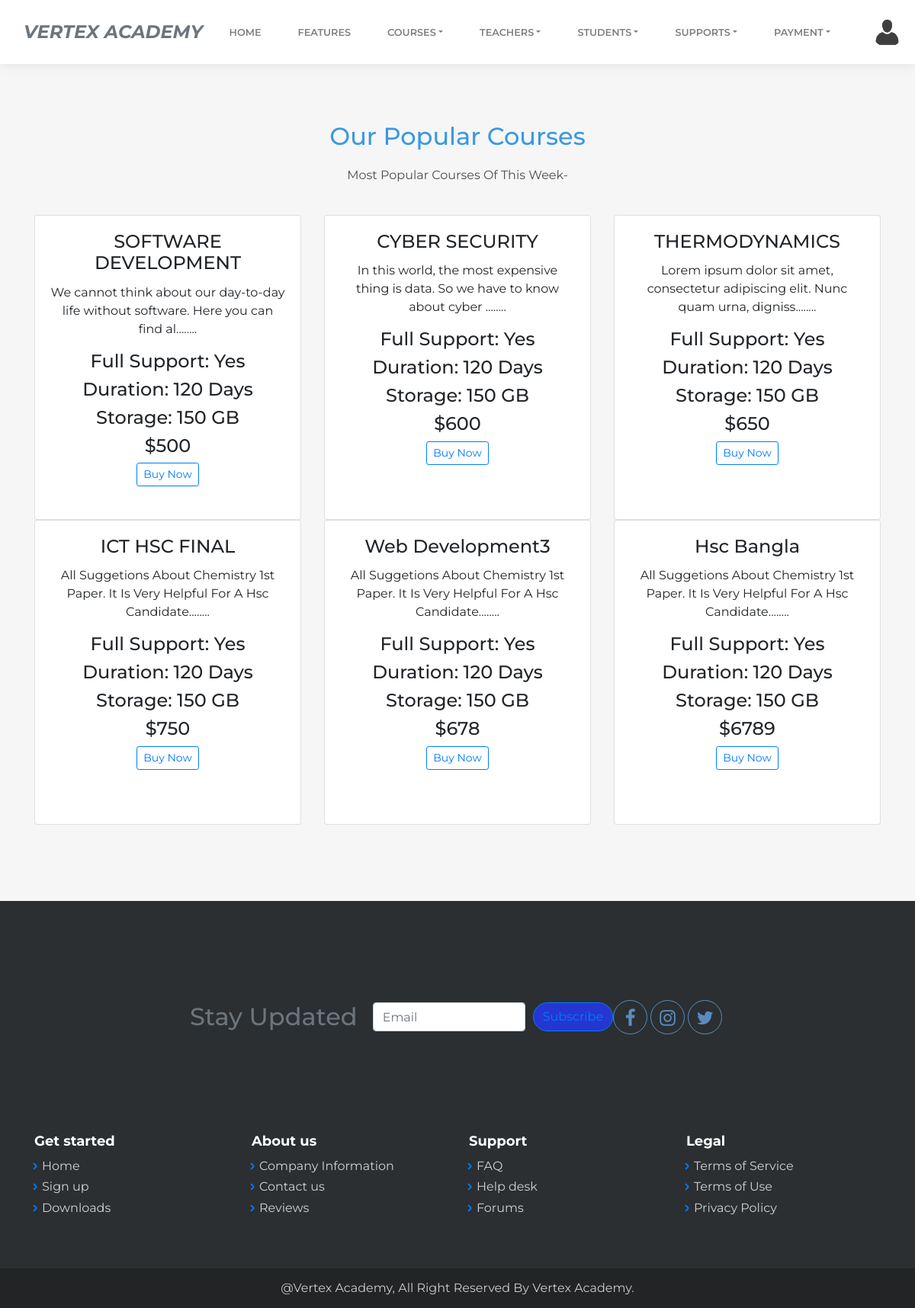
Screenshot of /course-category2.php with the database file from the repository.
### tables this page shows
CREATE TABLE `course_list` (
  `course_id` int(255) NOT NULL,
  `course_image` varchar(255) NOT NULL,
  `course_name` varchar(255) NOT NULL,
  `course_desc` text NOT NULL,
  `course_category` varchar(255) NOT NULL,
  `timeStamp` datetime NOT NULL DEFAULT current_timestamp(),
  `price` varchar(255) NOT NULL
);

### course-category2.php (the view, shortened to what this page needs)
<!DOCTYPE html>
<html>
<head>
    <link rel="stylesheet" href="assets/bootstrap/css/bootstrap.min.css">
    <link rel="stylesheet" href="https://cdnjs.cloudflare.com/ajax/libs/font-awesome/4.7.0/css/font-awesome.min.css">
    <link rel="stylesheet" href="https://cdnjs.cloudflare.com/ajax/libs/simple-line-icons/2.4.1/css/simple-line-icons.min.css">
    <link rel="stylesheet" href="https://cdnjs.cloudflare.com/ajax/libs/baguettebox.js/1.10.0/baguetteBox.min.css">
    <link rel="stylesheet" href="assets/css/styles.min.css">
    <link rel="stylesheet" href="https://cdn.jsdelivr.net/npm/bootstrap-icons@1.9.1/font/bootstrap-icons.css">
    <link rel="stylesheet" href="assets/css/style.css">
</head>
<body>
 <?php include './partials/connect.php';?>
   <nav class="navbar navbar-light navbar-expand-lg fixed-top bg-white clean-navbar">
        <div class="container">
           <a class="navbar-brand text-uppercase text-muted border-danger logo  " href="index.html"><strong><em>Vertex Academy</em></strong></a>
        <div class="collapse navbar-collapse" id="navcol-1">
            <ul class="nav navbar-nav ml-auto  custom_margin">
                <li class="nav-item"><a href="customer.php" class="nav-link">Home</a></li>
                <li class="nav-item"><a href="features.php" class="nav-link">Features</a></li>
                <li class="nav-item dropdown"><a href="" class="nav-link dropdown-toggle" data-toggle="dropdown">Courses</a>
                </li>
                  <li class="nav-item dropdown"><a href="" class="nav-link dropdown-toggle" data-toggle="dropdown">Teachers</a>
                </li>
                   <li class="nav-item dropdown"><a href="" class="nav-link dropdown-toggle" data-toggle="dropdown">Students</a>
                </li>
                 <li class="nav-item dropdown"><a href="" class="nav-link dropdown-toggle" data-toggle="dropdown">Supports</a>
                </li>
                    <li class="nav-item dropdown"><a href="" class="nav-link dropdown-toggle" data-toggle="dropdown">Payment</a>
                </li>
            </ul>
         </div>
        </div>
        <div class="nav-item custom_btn" style="
    display: flex;
    gap: 5px;">
           <img src="assets/img/profile.png" class="user-pic-info" onclick="toggleMenu()" alt="">
        </div>
    </nav>
     <main class="page pricing-table-page">
        <section class="clean-block clean-pricing dark">
            <div class="container">
                <div class="block-heading">
                    <h2 class="text-info">Our Popular Courses</h2>
                    <p class="text-capitalize">Most popular courses of this week-</p>
                </div>
                <div class="row justify-content-center">
                   <?php
                    $sql= "SELECT * FROM `course_list`";
                    $result = mysqli_query($con,$sql);
                    if($result){
                      while($row=mysqli_fetch_assoc($result)){
                           $id = $row['course_id'];
                           $course_name = $row['course_name'];
                           $course_desc = $row['course_desc'];
                          $course_price = $row['price'];
                           echo ' <div class="col-md-6 col-lg-4">
                        <div class="card" style="height:25rem; text-align:center;">
                            <div class="card-body">
                                <h4 class="card-title">'.$course_name.'</h4>
                                <p class="card-text">'.substr($course_desc,0,80).'........</p>
                                <div class="features">
                                <h4><span class="feature">Full Support:&nbsp;</span><span>Yes</span></h4>
                                <h4><span class="feature">Duration:&nbsp;</span><span>120 Days</span></h4>
                                <h4><span class="feature">Storage:&nbsp;</span><span>150 GB</span></h4>
                                <div class="price">
                                <h4>$'.$course_price.'</h4>
                            </div>
                            <a class="btn btn-outline-primary btn-sm" href="shopping-cart2.php?course_id='.$id.'" role="button">Buy Now</a>
                            </div>
                            </div>
                        </div>
                        </div>';
                      }
                    }
                ?>
                </div>
            </div>
        </section>
    </main>
    <?php include './footer.php';?>
</body>
</html>

### assets/css/style.css (style rules this page uses)
.custom_btn { display: flex; }
.user-pic-info { width: 40px; border-radius: 50%; cursor: pointer; }

### rows the page displays
course_list: course_name "SOFTWARE DEVELOPMENT", course_desc "We cannot think about our day-to-day life without software. Here you can find al", price "500"
course_list: course_name "CYBER SECURITY", course_desc "In this world, the most expensive thing is data. So we have to know about cyber", price "600"
course_list: course_name "THERMODYNAMICS", course_desc "Lorem ipsum dolor sit amet, consectetur adipiscing elit. Nunc quam urna, digniss", price "650"
course_list: course_name "ICT HSC FINAL", course_desc "All Suggetions About Chemistry 1st Paper. It Is Very Helpful For A Hsc Candidate", price "750"
course_list: course_name "Web Development3", course_desc "All Suggetions About Chemistry 1st Paper. It Is Very Helpful For A Hsc Candidate", price "678"
course_list: course_name "Hsc Bangla", course_desc "All Suggetions About Chemistry 1st Paper. It Is Very Helpful For A Hsc Candidate", price "6789"
